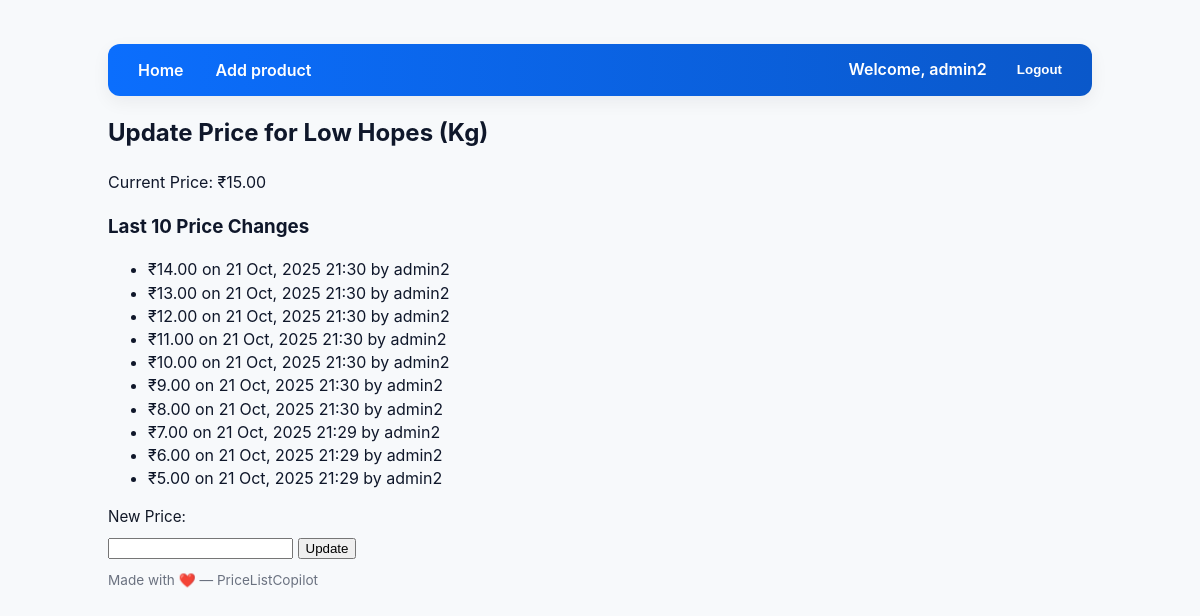
Screenshot of /update/2/ (signed in) with the database file from the repository.
### app/models.py (models this page shows, shortened)
class Product(models.Model):
    name = models.CharField(max_length=100, unique=True)
    current_price = models.DecimalField(max_digits=10, decimal_places=2)

class PriceHistory(models.Model):
    product = models.ForeignKey(Product, on_delete=models.CASCADE, related_name='history')
    old_price = models.DecimalField(max_digits=10, decimal_places=2)
    updated_at = models.DateTimeField(auto_now_add=True)
    updated_by = models.ForeignKey(User, on_delete=models.SET_NULL, null=True, blank=True)
    class Meta:
        ordering = ['-updated_at']

### app/views.py (the view, shortened to what this page needs)
# urls.py: path('update/<int:product_id>/', views.update_price_view, name='update_price'),
@login_required
@user_passes_test(lambda u: u.is_staff)
def update_price_view(request, product_id):
    product = get_object_or_404(Product, id=product_id)
    price_history = product.history.all()[:10]
    context = {
        'product': product,
        'price_history': price_history,
        'page_title': f"Update Price: {product.name}",
    }
    return render(request, 'update_price.html', context)

### templates/update_price.html (shortened to what this page needs)
{% extends 'base.html' %}
{% block content %}
<h2>Update Price for {{ product.name }}</h2>
<p>Current Price: ₹{{ product.current_price }}</p>
<h3>Last 10 Price Changes</h3>
<ul>
    {% for change in price_history %}
        <li>₹{{ change.old_price }} on {{ change.updated_at|date:"d M, Y H:i" }} by {{ change.updated_by.username }}</li>
    {% empty %}
        <li>No history available.</li>
    {% endfor %}
</ul>
<form method="post">
    <label for="new_price">New Price:</label>
    <input type="number" step="0.01" name="new_price" required>
    <button type="submit">Update</button>
</form>
{% endblock %}

### templates/base.html (shortened to what this page needs)
{% load static %}
<!DOCTYPE html>
<html lang="en">
<head>
  <link rel="stylesheet" href="{% static 'css/styles.css' %}">
</head>
<body>
  <div class="container">
    <header>
      <nav>
        <div class="nav-left">
          <a class="nav-link" href="{% url 'price_list' %}">Home</a>
          {% if user.is_authenticated and user.is_staff %}
            <a class="nav-link" href="{% url 'create_product' %}">Add product</a>
          {% endif %}
        </div>
        <div class="nav-right">
          {% if user.is_authenticated %}
            <span style="color:white; font-weight:600;">Welcome, {{ user.username }}</span>
            <form method="post" action="{% url 'logout' %}" style="display:inline; margin-left:8px;">
              <button class="nav-link" type="submit">Logout</button>
            </form>
          {% else %}
            <a class="nav-link" href="{% url 'login' %}">Login</a>
          {% endif %}
        </div>
      </nav>
    </header>
    <main>
      {% block content %}{% endblock %}
      <div class="footer-note">Made with ❤️ — PriceListCopilot</div>
    </main>
  </div>
</body>
</html>

### static/css/styles.css (style rules this page uses)
:root { --bg:#f7f9fb; --card:#ffffff; --muted:#6b7280; --accent:#0b6efd; --danger:#e11d48; --success:#059669; --radius:8px; --shadow: 0 6px 18px rgba(15,23,42,0.06); --max-width:1024px; --gap:16px; font-family: Inter, system-ui, -apple-system, "Segoe UI", Roboto, "Helvetica Neue", Arial; color-scheme: light; }
* { box-sizing:border-box }
html,body { height:100% }
body { margin:0; background:var(--bg); color:#0f172a; -webkit-font-smoothing:antialiased; -moz-osx-font-smoothing:grayscale; line-height:1.45; padding:24px; }
.container { max-width:var(--max-width); margin:0 auto; padding:20px; }
header nav { display:flex; align-items:center; justify-content:space-between; background:linear-gradient(90deg,#0b6efd 0%, #0a58ca 100%); color:white; padding:12px 20px; border-radius:12px; box-shadow:var(--shadow); }
.nav-left, .nav-right { display:flex; align-items:center; gap:12px; }
.nav-link { color:white; text-decoration:none; font-weight:600; padding:6px 10px; border-radius:6px; display:inline-flex; align-items:center; gap:6px; background: transparent; border: 0; cursor: pointer; line-height:1; }
form label { display:block; margin-bottom:8px; font-size:0.95rem; color:#111827; }
.footer-note { color:var(--muted); font-size:0.85rem; margin-top:12px; }

### rows the page displays
Product: name "Low Hopes (Kg)", current_price "15.00"
PriceHistory: old_price "14.00", updated_at "21 Oct, 2025 21:30", updated_by.username "admin2"
PriceHistory: old_price "13.00", updated_at "21 Oct, 2025 21:30", updated_by.username "admin2"
PriceHistory: old_price "12.00", updated_at "21 Oct, 2025 21:30", updated_by.username "admin2"
PriceHistory: old_price "11.00", updated_at "21 Oct, 2025 21:30", updated_by.username "admin2"
PriceHistory: old_price "10.00", updated_at "21 Oct, 2025 21:30", updated_by.username "admin2"
PriceHistory: old_price "9.00", updated_at "21 Oct, 2025 21:30", updated_by.username "admin2"
PriceHistory: old_price "8.00", updated_at "21 Oct, 2025 21:30", updated_by.username "admin2"
PriceHistory: old_price "7.00", updated_at "21 Oct, 2025 21:29", updated_by.username "admin2"
PriceHistory: old_price "6.00", updated_at "21 Oct, 2025 21:29", updated_by.username "admin2"
PriceHistory: old_price "5.00", updated_at "21 Oct, 2025 21:29", updated_by.username "admin2"

### other values shown
{{ user.username }} "admin2"
